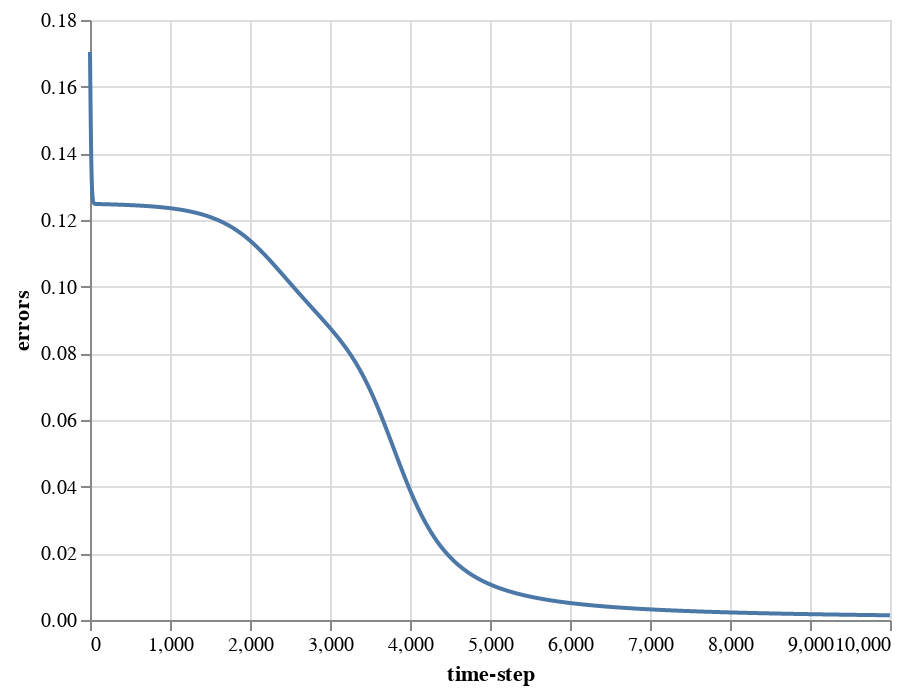

The notebook cell this image was saved under:
### Code cell
df = pd.DataFrame({"errors":errors, "time-step": np.arange(0, len(errors))})

alt.Chart(df).mark_line().encode(x="time-step", y="errors")

### Figure 1 — Vega-Lite specification as saved in the notebook (floating-point values rounded to 4 significant figures; data arrays with more than 128 entries replaced by an {"elided": "..."} marker saying what was removed)
{"config": {"view": {"continuousWidth": 400, "continuousHeight": 300}}, "data": {"name": "data-1c1fedfc1400451d2fa890fba956e61b"}, "mark": "line", "encoding": {"x": {"type": "quantitative", "field": "time-step"}, "y": {"type": "quantitative", "field": "errors"}}, "$schema": "https://vega.github.io/schema/vega-lite/v4.0.2.json", "datasets": {"data-1c1fedfc1400451d2fa890fba956e61b": {"elided": "10000 records"}}}
